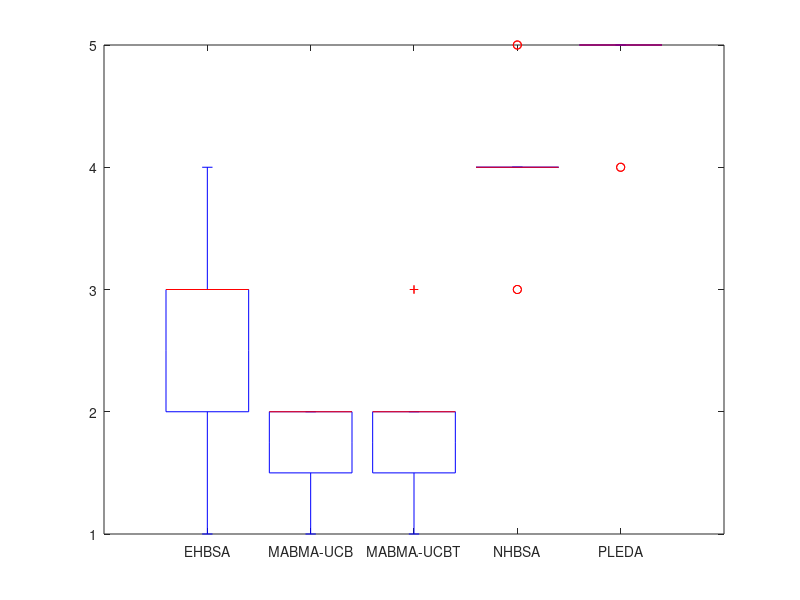

Write MATLAB code to recreate this figure. (Note: this script raises an error after producing the figure.)
EHM = [2 2 1 3 4 3 3 1 3 4];
UCB = [2 2 2 2 1 1.5 1.5 2 2 1];
UCBT = [2 2 3 1 2 1.5 1.5 3 1 2];
NHM = [4 4 5 4 3 4 4 5 4 3];
PL = [5 5 4 5 5 5 5 4 5 5];

fh = figure(1);

set(fh,'Position', [0, 0, 700, 500]);
set(fh, 'color', 'white');

D = [EHM; UCB; UCBT; NHM; PL];
h = boxplot(D','Labels',{'EHBSA','MABMA-UCB','MABMA-UCBT','NHBSA','PLEDA'});
set(h,{'linew'},{3})

set(gca,'ytick',1:5);

ylabel( 'Rank', 'FontSize', 12, 'Rotation', 90 );
export_fig ../img/mabma3_vrptw -eps 